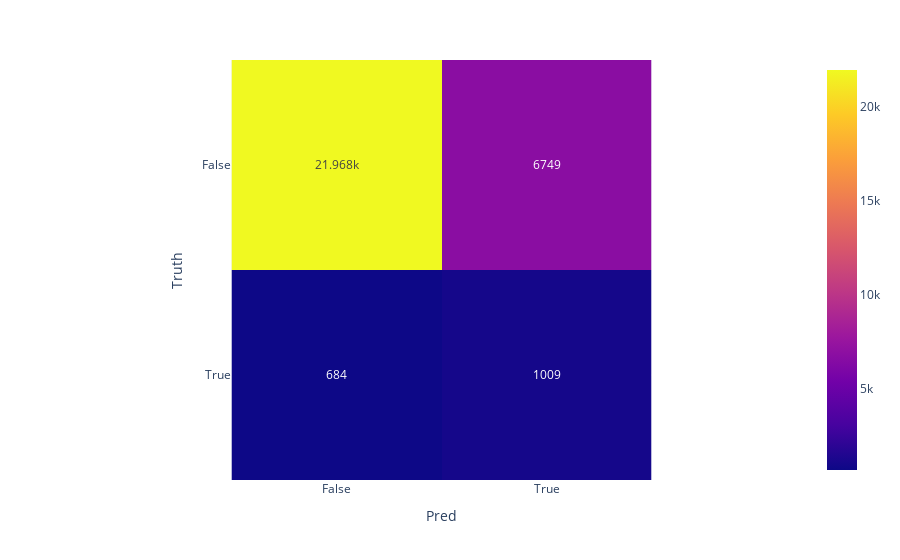

The notebook cell this image was saved under:
### Code cell
print_conf_matrix(y_test, preds)

### Figure 1 — Plotly figure (JSON) as saved in the notebook; plotly's stock layout.template omitted (floating-point values rounded to 4 significant figures)
{"data": [{"coloraxis": "coloraxis", "hovertemplate": "Pred: %{x}<br>Truth: %{y}<br>color: %{z}<extra></extra>", "name": "0", "texttemplate": "%{z}", "type": "heatmap", "x": ["False", "True"], "xaxis": "x", "y": ["False", "True"], "yaxis": "y", "z": [[21968, 6749], [684, 1009]]}], "layout": {"coloraxis": {"colorscale": [[0, "#0d0887"], [0.1111, "#46039f"], [0.2222, "#7201a8"], [0.3333, "#9c179e"], [0.4444, "#bd3786"], [0.5556, "#d8576b"], [0.6667, "#ed7953"], [0.7778, "#fb9f3a"], [0.8889, "#fdca26"], [1, "#f0f921"]]}, "margin": {"t": 60}, "xaxis": {"anchor": "y", "constrain": "domain", "domain": [0, 1], "scaleanchor": "y", "title": {"text": "Pred"}}, "yaxis": {"anchor": "x", "autorange": "reversed", "constrain": "domain", "domain": [0, 1], "title": {"text": "Truth"}}}}
